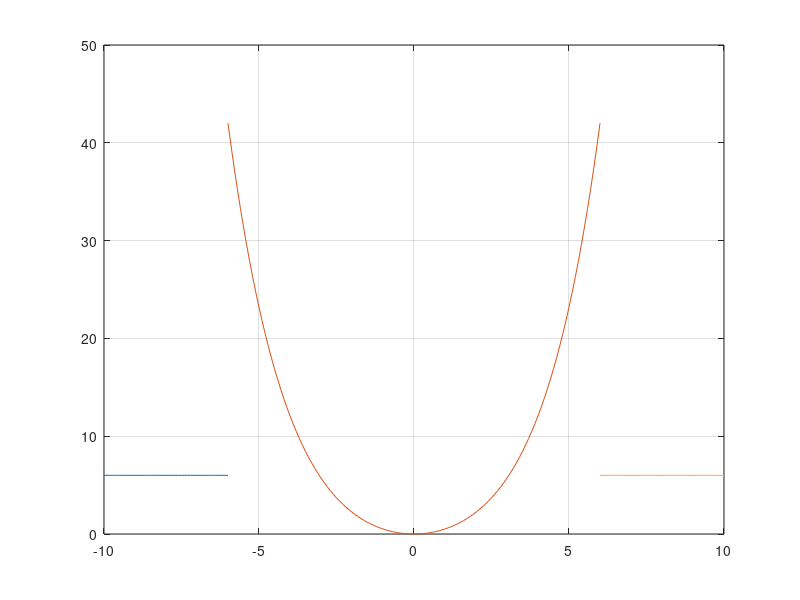

Here is the MATLAB script that generated this plot: (Note: this script raises an error after producing the figure.)
step = 0.1;
c = 6;
z1 = -10:step:-6;
z2 = -6:step:6;
z3 = 6:step:10;
y1 = c^2/6;
y2 = z2.^6/(6*c^4) + z2.^4/(2*c^2) + z2.^2/2;
y3 = c^2/6;
p = plot(z1, y1*ones(1,length(z1)), z2, y2, z3, y3*ones(1,length(z1)));
grid on;
p(1).LineWidth = 1.5;
p(2).LineWidth = 1.5;
p(3).LineWidth = 1.5;
xlabel('z');
ylabel('p');

